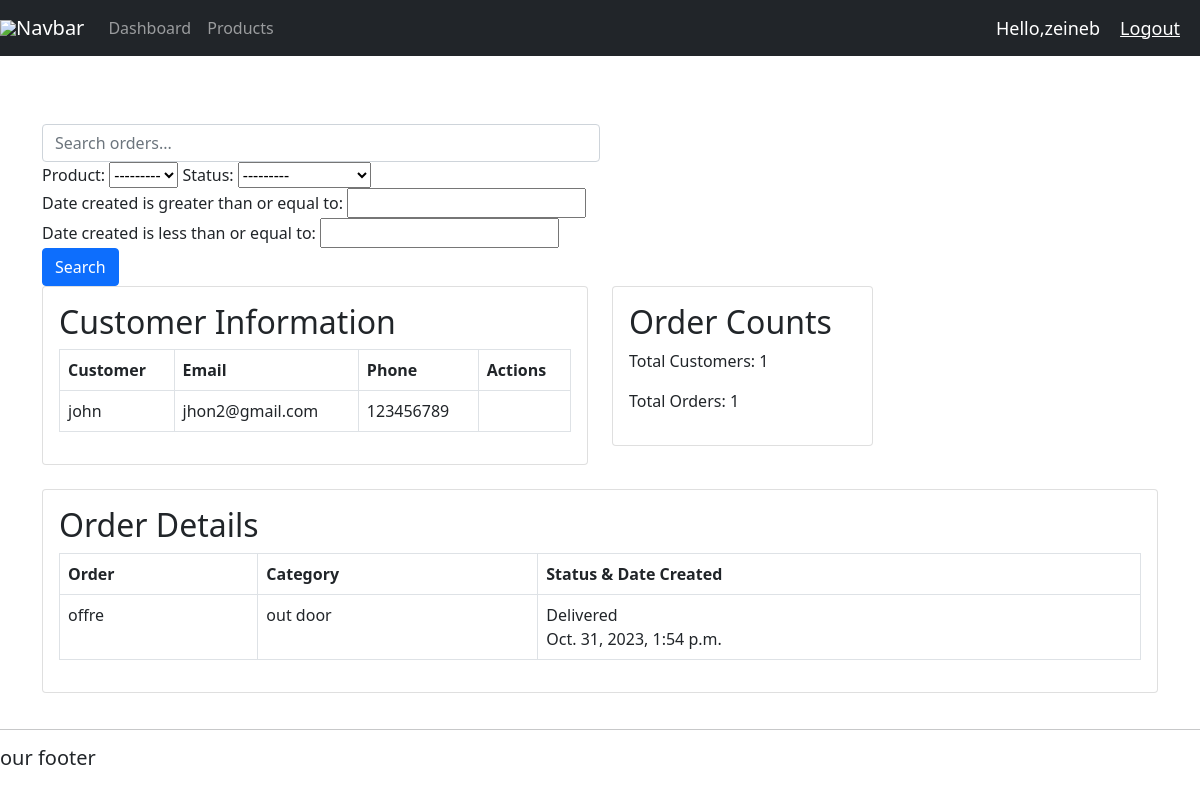
The app's page /customer/1/ (signed in) with its own data.
### offres/models.py (models this page shows, shortened)
class Customer(models.Model):
    name = models.CharField(max_length=200, null=True)
    phone = models.CharField(max_length=200, null=True)
    email= models.CharField(max_length=200, null=True)
    date_created= models.DateTimeField(auto_now_add=True, null=True)

class Order(models.Model):
    STATUS = (
        ('Pending', 'Pending'),
        ('Out of delivery', 'Out of delivery'),
        ('Delivered', 'Delivered'),
    )
    customer = models.ForeignKey(Customer, null=True, on_delete=models.SET_NULL)
    product = models.ForeignKey(Product, null=True, on_delete=models.SET_NULL)
    date_created = models.DateTimeField(auto_now_add=True, null=True)
    status = models.CharField(max_length=200, null=True, choices=STATUS)

class Product(models.Model):
    CATEGORY = (
        ('Indoor', 'Indoor'),
        ('Outdoor', 'Outdoor'),  # Corrected 'out door' to 'Outdoor'
    )
    name = models.CharField(max_length=200, null=True)
    price = models.FloatField(null=True)
    category = models.CharField(max_length=200, null=True, choices=CATEGORY)
    description = models.CharField(max_length=200, null=True, blank=True)
    date_created = models.DateTimeField(auto_now_add=True, null=True)
    tags = models.ManyToManyField(Tag)
    def __str__(self):
        return self.name  # Corrected from self.product.name

### offres/decorators.py (the view)
        def wrapper_func(request, *args, **kwargs):
            groups = request.user.groups.values_list('name', flat=True)
            if any(group in allowed_roles for group in groups):
                return view_func(request, *args, **kwargs)
            else:
                return HttpResponse('You are not authorized to view this page')

### offres/views.py (called while the page is built)
@login_required(login_url='login')
@allowed_users(allowed_roles=['Admins'])
def customer(request,pk_test):
    customer = Customer.objects.get(id=pk_test)
    orders = customer.order_set.all()
    order_count =orders.count()
    myFilter = OrderFilter(request.GET, queryset=orders)
    orders = myFilter.qs
    context ={'customer':customer,'orders':orders,'order_count':order_count,'myFilter':myFilter}
    return render(request,'offres/customer.html',context)

### offres/templates/offres/customer.html
{% extends 'offres/main.html' %}
{% block content %}
    <div class="container mt-5">
        <div class="row">
            <div class="col-md-12">
                <form method="GET">
                    <div class="form-row">
                        <div class="form-group col-md-6">
                            <input type="text" name="q" class="form-control" placeholder="Search orders...">
                        </div>
                        <div class="form-group col-md-6">
                            {{ myFilter.form }}
                            <button type="submit" class="btn btn-primary">Search</button>
                        </div>
                    </div>
                </form>
            </div>
        </div>
        <div class="row">
            <div class="col-md-6">
                <div class="card">
                    <div class="card-body">
                        <h2 class="card-title">Customer Information</h2>
                        <table class="table table-bordered">
                            <thead>
                                <tr>
                                    <th>Customer</th>
                                    <th>Email</th>
                                    <th>Phone</th>
                                    <th>Actions</th>
                                </tr>
                            </thead>
                            <tbody>
                                <tr>
                                    <td>{{ customer.name }}</td>
                                    <td>{{ customer.email }}</td>
                                    <td>{{ customer.phone }}</td>
                                    <td>
                                    </td>
                                </tr>
                            </tbody>
                        </table>
                    </div>
                </div>
            </div>
            <div class="col-md-3">
                <div class="card">
                    <div class="card-body">
                        <h2 class="card-title">Order Counts</h2>
                        <p>Total Customers: 1</p>
                        <p>Total Orders: {{ orders|length }}</p>
                    </div>
                </div>
            </div>
        </div>
        <div class="row mt-4">
            <div class="col-md-12">
                <div class="card">
                    <div class="card-body">
                        <h2 class="card-title">Order Details</h2>
                        <table class="table table-bordered">
                            <thead>
                                <tr>
                                    <th>Order</th>
                                    <th>Category</th>
                                    <th>Status & Date Created</th>
                                </tr>
                            </thead>
                            <tbody>
                                {% for order in orders %}
                                <tr>
                                    <td>{{ order.product.name }}</td>
                                    <td>{{ order.product.category }}</td>
                                    <td>
                                        {{ order.status }}<br>
                                        {{ order.date_created }}
                                    </td>
                                </tr>
                                {% endfor %}
                            </tbody>
                        </table>
                    </div>
                </div>
            </div>
        </div>
    </div>
{% endblock %}

### offres/templates/offres/navbar.html (shortened to what this page needs)
{% load static %}
<nav class="navbar navbar-expand-lg navbar-dark bg-dark">
    <img src="{% static '' %}">
    <a class="navbar-brand" href="#">Navbar</a>
    <div class="collapse navbar-collapse" id="navbarNav">
      <ul class="navbar-nav">
        {% if request.user.is_staff %}
        <li class="nav-item active">
          <a class="nav-link" href="{% url 'home' %}">Dashboard</a>
        </li>
        <li class="nav-item">
          <a class="nav-link" href="{% url 'products' %}">Products</a>
        </li>
        {% endif %}
      </ul>
    </div>
    <span class="hello-msg">Hello,{{request.user}}</span>
    <span><a href="{% url 'logout' %}"  class="hello-msg">Logout</a></span>
  </nav>

### static/css/main.css (style rules this page uses)
body, h1, h2, h3, p { margin: 0; padding: 0; }
body { background-color: #3498db; font-family: Arial, sans-serif; line-height: 1.6; }
.container { max-width: 1200px; margin: 0 auto; padding: 20px; }
h2 { font-size: 24px; margin-bottom: 15px; }
p { margin-bottom: 15px; }
.btn { display: inline-block; padding: 10px 20px; background-color: #007BFF; color: #fff; border: none; cursor: pointer; }
.btn-primary { background-color: #007BFF; }
a { text-decoration: none; color: #007BFF; }

### offres/templates/offres/navbar.html (style rules this page uses)
.hello-msg { font-size: 18px; color : #fff ; margin-right: 20px; }

### records on screen
Customer: name "john", email "jhon2@gmail.com", phone "123456789"
Order: product.name "offre", product.category "out door", status "Delivered", date_created "Oct. 31, 2023, 1:54 p.m."

### other values on screen
{{ request.user }} "zeineb"
{{ orders|length }} "1"
